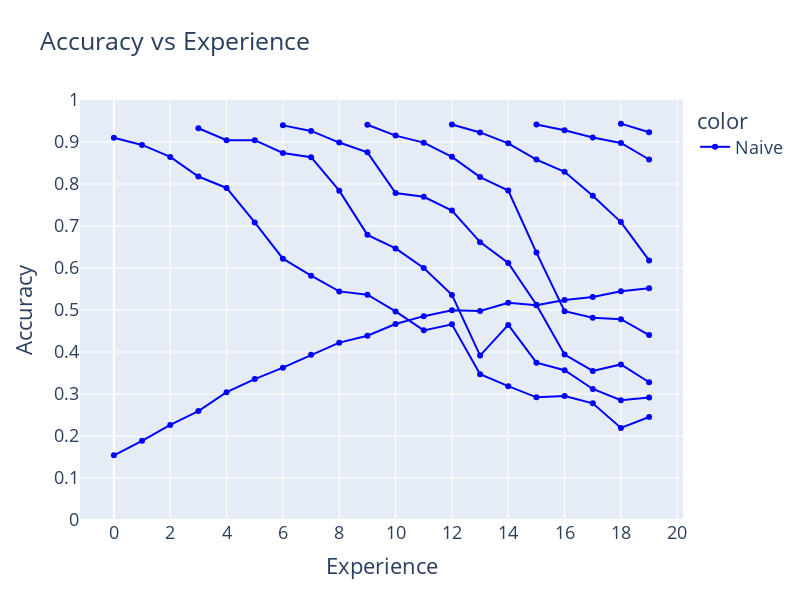

The notebook cell this image was saved under:
### Code cell
naive_20 = {}

# replace with nan noisy metrics
for i in range(0,20,3):
    naive_20[f"Task{i}"] = [np.nan] * i
    naive_20[f"Task{i}"] += naive_20_classes["accuracies"][f"Task{i}"][i:]

naive_20["Overall"] = naive_20_classes["accuracies"]["Overall"]

# plotly plot
fig = px.line(
    pd.DataFrame(naive_20),
    title="Accuracy vs Experience",
    labels=dict(index="Experience", value="Accuracy"),
    width=800,
    height=600,
    range_y=[0, 1],
    markers=True,
    color=px.Constant("Naive"),
    color_discrete_map={"Naive": "blue"},
)
fig.update_layout(
    xaxis=dict(tickmode="linear", tick0=0, dtick=2),
    yaxis=dict(tickmode="linear", tick0=0, dtick=0.1),
    font=dict(size=18),
)
fig.show()

### Figure 1 — Plotly figure (JSON) as saved in the notebook; plotly's stock layout.template omitted (floating-point values rounded to 4 significant figures)
{"data": [{"hovertemplate": "color=Naive<br>variable=Task0<br>Experience=%{x}<br>Accuracy=%{y}<extra></extra>", "legendgroup": "Naive", "line": {"color": "blue", "dash": "solid"}, "marker": {"symbol": "circle"}, "mode": "markers+lines", "name": "Naive", "orientation": "v", "showlegend": true, "type": "scatter", "x": [0, 1, 2, 3, 4, 5, 6, 7, 8, 9, 10, 11, 12, 13, 14, 15, 16, 17, 18, 19], "xaxis": "x", "y": [0.9101, 0.893, 0.8645, 0.8178, 0.7906, 0.7086, 0.6222, 0.5817, 0.5443, 0.5363, 0.4967, 0.4515, 0.4659, 0.347, 0.3186, 0.2921, 0.2953, 0.2777, 0.2192, 0.2453], "yaxis": "y"}, {"hovertemplate": "color=Naive<br>variable=Task3<br>Experience=%{x}<br>Accuracy=%{y}<extra></extra>", "legendgroup": "Naive", "line": {"color": "blue", "dash": "solid"}, "marker": {"symbol": "circle"}, "mode": "markers+lines", "name": "Naive", "orientation": "v", "showlegend": false, "type": "scatter", "x": [0, 1, 2, 3, 4, 5, 6, 7, 8, 9, 10, 11, 12, 13, 14, 15, 16, 17, 18, 19], "xaxis": "x", "y": [null, null, null, 0.9328, 0.9041, 0.9043, 0.8739, 0.8639, 0.7842, 0.6789, 0.6467, 0.6001, 0.536, 0.3915, 0.4645, 0.3746, 0.3565, 0.312, 0.2854, 0.2918], "yaxis": "y"}, {"hovertemplate": "color=Naive<br>variable=Task6<br>Experience=%{x}<br>Accuracy=%{y}<extra></extra>", "legendgroup": "Naive", "line": {"color": "blue", "dash": "solid"}, "marker": {"symbol": "circle"}, "mode": "markers+lines", "name": "Naive", "orientation": "v", "showlegend": false, "type": "scatter", "x": [0, 1, 2, 3, 4, 5, 6, 7, 8, 9, 10, 11, 12, 13, 14, 15, 16, 17, 18, 19], "xaxis": "x", "y": [null, null, null, null, null, null, 0.9396, 0.9264, 0.8987, 0.8753, 0.7783, 0.7696, 0.7368, 0.6616, 0.6118, 0.5124, 0.3939, 0.355, 0.3704, 0.3279], "yaxis": "y"}, {"hovertemplate": "color=Naive<br>variable=Task9<br>Experience=%{x}<br>Accuracy=%{y}<extra></extra>", "legendgroup": "Naive", "line": {"color": "blue", "dash": "solid"}, "marker": {"symbol": "circle"}, "mode": "markers+lines", "name": "Naive", "orientation": "v", "showlegend": false, "type": "scatter", "x": [0, 1, 2, 3, 4, 5, 6, 7, 8, 9, 10, 11, 12, 13, 14, 15, 16, 17, 18, 19], "xaxis": "x", "y": [null, null, null, null, null, null, null, null, null, 0.941, 0.9152, 0.8985, 0.8647, 0.8166, 0.7845, 0.6368, 0.4971, 0.4816, 0.478, 0.4403], "yaxis": "y"}, {"hovertemplate": "color=Naive<br>variable=Task12<br>Experience=%{x}<br>Accuracy=%{y}<extra></extra>", "legendgroup": "Naive", "line": {"color": "blue", "dash": "solid"}, "marker": {"symbol": "circle"}, "mode": "markers+lines", "name": "Naive", "orientation": "v", "showlegend": false, "type": "scatter", "x": [0, 1, 2, 3, 4, 5, 6, 7, 8, 9, 10, 11, 12, 13, 14, 15, 16, 17, 18, 19], "xaxis": "x", "y": [null, null, null, null, null, null, null, null, null, null, null, null, 0.9415, 0.9228, 0.8969, 0.8581, 0.829, 0.7721, 0.7093, 0.6181], "yaxis": "y"}, {"hovertemplate": "color=Naive<br>variable=Task15<br>Experience=%{x}<br>Accuracy=%{y}<extra></extra>", "legendgroup": "Naive", "line": {"color": "blue", "dash": "solid"}, "marker": {"symbol": "circle"}, "mode": "markers+lines", "name": "Naive", "orientation": "v", "showlegend": false, "type": "scatter", "x": [0, 1, 2, 3, 4, 5, 6, 7, 8, 9, 10, 11, 12, 13, 14, 15, 16, 17, 18, 19], "xaxis": "x", "y": [null, null, null, null, null, null, null, null, null, null, null, null, null, null, null, 0.9417, 0.9282, 0.9106, 0.8977, 0.8583], "yaxis": "y"}, {"hovertemplate": "color=Naive<br>variable=Task18<br>Experience=%{x}<br>Accuracy=%{y}<extra></extra>", "legendgroup": "Naive", "line": {"color": "blue", "dash": "solid"}, "marker": {"symbol": "circle"}, "mode": "markers+lines", "name": "Naive", "orientation": "v", "showlegend": false, "type": "scatter", "x": [0, 1, 2, 3, 4, 5, 6, 7, 8, 9, 10, 11, 12, 13, 14, 15, 16, 17, 18, 19], "xaxis": "x", "y": [null, null, null, null, null, null, null, null, null, null, null, null, null, null, null, null, null, null, 0.9437, 0.9234], "yaxis": "y"}, {"hovertemplate": "color=Naive<br>variable=Overall<br>Experience=%{x}<br>Accuracy=%{y}<extra></extra>", "legendgroup": "Naive", "line": {"color": "blue", "dash": "solid"}, "marker": {"symbol": "circle"}, "mode": "markers+lines", "name": "Naive", "orientation": "v", "showlegend": false, "type": "scatter", "x": [0, 1, 2, 3, 4, 5, 6, 7, 8, 9, 10, 11, 12, 13, 14, 15, 16, 17, 18, 19], "xaxis": "x", "y": [0.1541, 0.1885, 0.2264, 0.2594, 0.3043, 0.3356, 0.3626, 0.3932, 0.4223, 0.4388, 0.4667, 0.4854, 0.4995, 0.4975, 0.5172, 0.5115, 0.5236, 0.5307, 0.5448, 0.5515], "yaxis": "y"}], "layout": {"font": {"size": 18}, "height": 600, "legend": {"title": {"text": "color"}, "tracegroupgap": 0}, "title": {"text": "Accuracy vs Experience"}, "width": 800, "xaxis": {"anchor": "y", "domain": [0, 1], "dtick": 2, "tick0": 0, "tickmode": "linear", "title": {"text": "Experience"}}, "yaxis": {"anchor": "x", "domain": [0, 1], "dtick": 0.1, "range": [0, 1], "tick0": 0, "tickmode": "linear", "title": {"text": "Accuracy"}}}}
